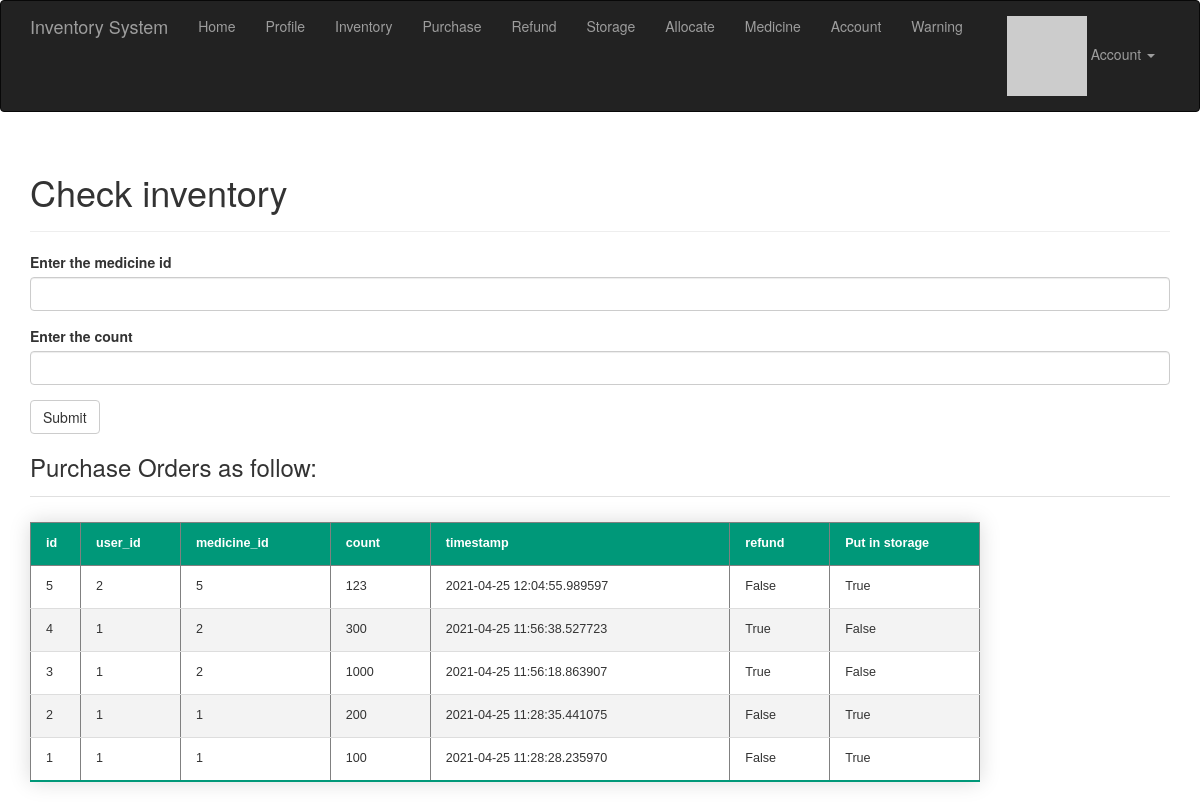
/purchase (signed in), run on an earlier commit of the app's database.
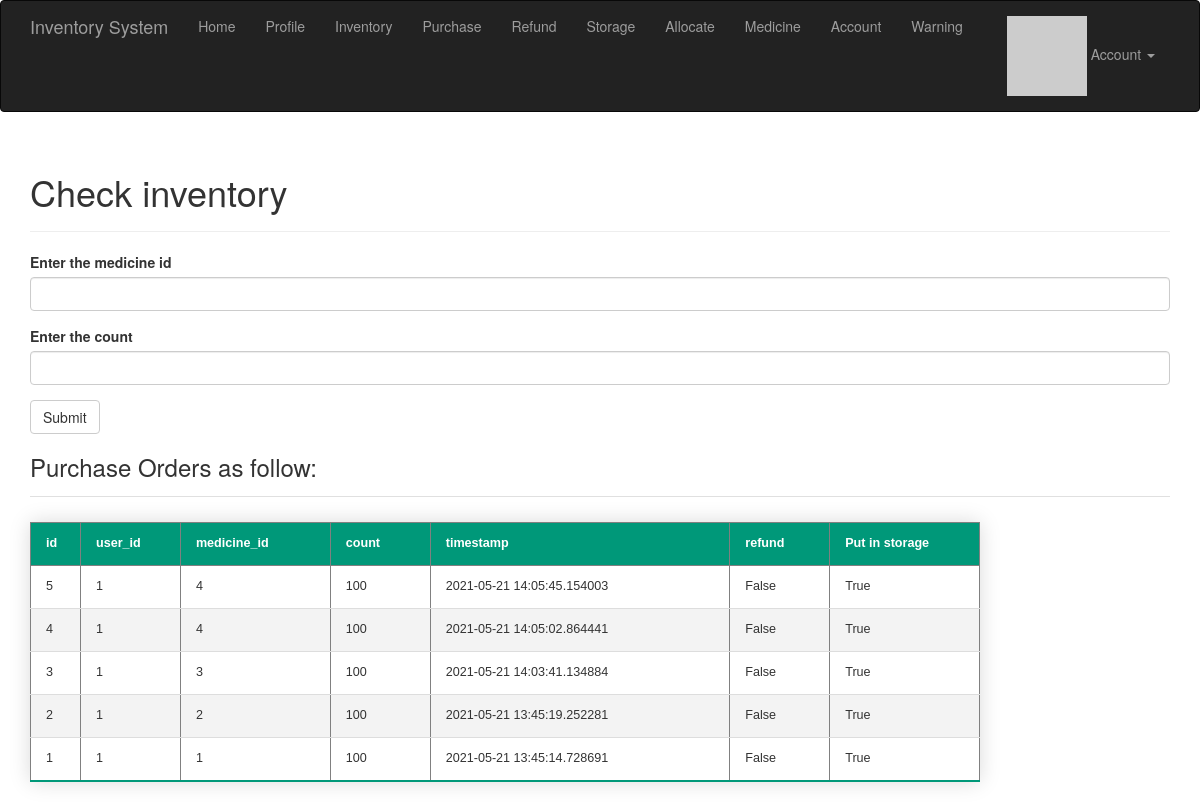
And on a later commit of the database.
### app/models.py (models this page shows)
class Purchase(db.Model):
    __tablename__ = "Purchase"
    id = db.Column(db.Integer, primary_key=True)
    medicine_id = db.Column(db.Integer, db.ForeignKey("inventory.medicine_id"))
    timestamp = db.Column(db.DateTime, index=True, default=datetime.utcnow)
    count = db.Column(db.Integer)
    user_id = db.Column(db.Integer, db.ForeignKey('users.id'))
    return_goods = db.Column(db.Boolean, default=False)
    have_storage = db.Column(db.Boolean, default=False)

### app/main/views.py (the view)
@main.route('/purchase', methods=['GET', 'POST'])
@login_required
def purchase():
    form = PurchaseForm()
    if current_user.can(Permission.WRITE) and form.validate_on_submit():
        purchase_item = Purchase(medicine_id=form.medicine_id.data, count=form.count.data,
                                 author=current_user._get_current_object())
        db.session.add(purchase_item)
        db.session.commit()
        return redirect(url_for('.purchase'))
    page = request.args.get('page', 1, type=int)
    pagination = Purchase.query.order_by(Purchase.timestamp.desc()).paginate(
        page, per_page=current_app.config['FLASKY_POSTS_PER_PAGE'],
        error_out=False)
    purchases = pagination.items
    return render_template('purchase.html', form=form, purchases=purchases, pagination=pagination)

### app/main/forms.py (shortened to what this page needs)
class PurchaseForm(FlaskForm):
    medicine_id = StringField("Enter the medicine id", validators=[DataRequired()])
    count = StringField("Enter the count", validators=[DataRequired()])
    submit = SubmitField("Submit")

### app/auth/views.py (called while the page is built)
@auth.before_app_request
def before_request():
    if current_user.is_authenticated:
        current_user.ping()
        if not current_user.confirmed \
                and request.endpoint \
                and request.blueprint != 'auth' \
                and request.endpoint != 'static':
            return redirect(url_for('auth.unconfirmed'))

### app/main/__init__.py (called while the page is built)
@main.app_context_processor
def inject_permissions():
    return dict(Permission=Permission)

### app/models.py (called while the page is built)
@login_manager.user_loader
def load_user(user_id):
    return User.query.get(int(user_id))

    def has_permission(self, perm):
        return self.permissions & perm == perm

    def can(self, perm):
        return self.role is not None and self.role.has_permission(perm)

    def ping(self):
        self.last_seen = datetime.utcnow()
        db.session.add(self)

### app/templates/purchase.html (shortened to what this page needs)
{% extends "base.html" %}
{% import "bootstrap/wtf.html" as wtf %}
{% import "_macros.html" as macros %}
{% block page_content %}
<div class="page-header">
    <h1>Check inventory</h1>
</div>
<div>
    {% if current_user.can(Permission.WRITE) %}
    {{ wtf.quick_form(form) }}
    {% endif %}
</div>
<h3>Purchase Orders as follow:</h3>
{% include '_purchase.html' %}
{% endblock %}

### app/templates/_purchase.html
<ul class="posts">
    <table class="styled-table" border="1" width="950">
        <thead>
        <tr>
            <th>id</th>
            <th>user_id</th>
            <th>medicine_id</th>
            <th>count</th>
            <th>timestamp</th>
            <th>refund</th>
            <th>Put in storage</th>
        </tr>
        </thead>
        <tbody>
        {% for purchase in purchases %}
        <tr>
            <td width="50">
                {% if purchase.id %}
                {{ purchase.id | safe }}
                {% else %}
                {{ purchase.id }}
                {% endif %}
            </td>
            <td width="100">
                {% if purchase.user_id %}
                {{ purchase.user_id | safe }}
                {% else %}
                {{ purchase.user_id }}
                {% endif %}
            </td>
            <td width="150">
                {% if purchase.medicine_id %}
                {{ purchase.medicine_id | safe }}
                {% else %}
                {{ purchase.medicine_id }}
                {% endif %}
            </td>
            <td width="100">
                {% if purchase.count %}
                {{ purchase.count | safe }}
                {% else %}
                {{ purchase.count }}
                {% endif %}
            </td>
            <td width="300">
                {% if purchase.timestamp %}
                {{ purchase.timestamp | safe }}
                {% else %}
                {{ purchase.timestamp }}
                {% endif %}
            </td>
            <td width="100">
                {% if purchase.return_goods %}
                {{ purchase.return_goods | safe }}
                {% else %}
                {{ purchase.return_goods }}
                {% endif %}
            </td>
            <td width="150">
                {% if purchase.have_storage %}
                {{ purchase.have_storage | safe }}
                {% else %}
                {{ purchase.have_storage }}
                {% endif %}
            </td>
        </tr>
        {% endfor %}
        </tbody>
    </table>
</ul>

What changed in the data, as far as the page shows it:
changed Purchase id 5: user_id "2" → "1"; medicine_id "5" → "4"; count "123" → "100"; timestamp "2021-04-25 12:04:55.989597" → "2021-05-21 14:05:45.154003"
changed Purchase id 4: medicine_id "2" → "4"; count "300" → "100"; timestamp "2021-04-25 11:56:38.527723" → "2021-05-21 14:05:02.864441"; return_goods "True" → "False"; have_storage "False" → "True"
changed Purchase id 3: medicine_id "2" → "3"; count "1000" → "100"; timestamp "2021-04-25 11:56:18.863907" → "2021-05-21 14:03:41.134884"; return_goods "True" → "False"; have_storage "False" → "True"
changed Purchase id 2: medicine_id "1" → "2"; count "200" → "100"; timestamp "2021-04-25 11:28:35.441075" → "2021-05-21 13:45:19.252281"
changed Purchase id 1: timestamp "2021-04-25 11:28:28.235970" → "2021-05-21 13:45:14.728691"
